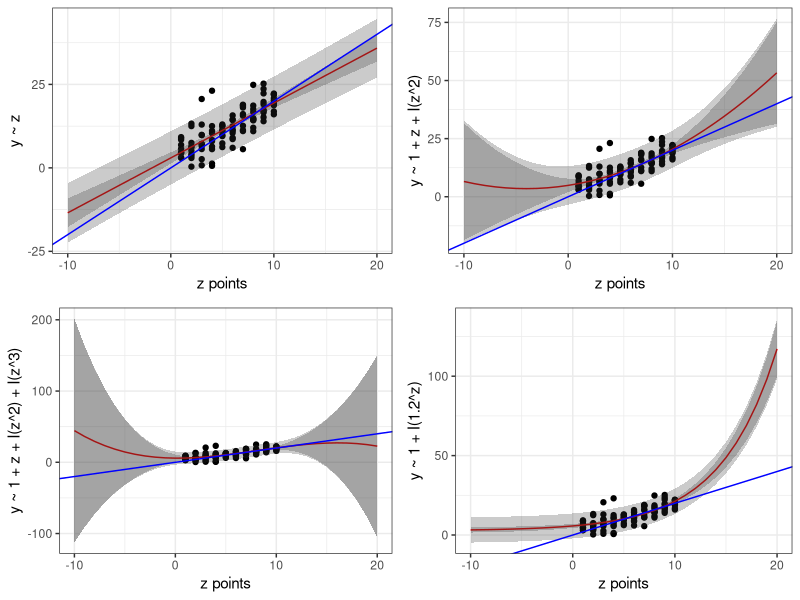

Source code (R):
z <- rep(1:10, times = 10)
data <- data.frame(z = z, y = 2 * z + rnorm(length(z), sd = 4))

### first way of plotting
# plot(data$z, data$y)

### second way of plotting
# install.packages("ggplot2")
# install.packages("gridExtra")
library(gridExtra)
library(ggplot2)
theme_set(theme_bw())

# Now we can plot:
# ggplot(data) + geom_point(aes(z, y))


### modelling
newdata <- data.frame(z = -10:20)
formula <- y ~ z

plot_model <- function(formula, train_data, show_data, x_label = "z points", y_label = "y ~ x", xname = "z"){
  mod <- lm(formula, train_data)
  print(paste0(y_label, " r2 value: ", summary(mod)$r.squared))
  show_data_pred <- cbind(show_data, predict(mod, show_data, interval="prediction"))
  show_data_conf <- cbind(show_data, predict(mod, show_data, interval="confidence"))
  ggplot(train_data) +
    geom_point(aes_string(xname, "y")) +
    geom_line(aes_string(xname, "fit"), data = show_data_pred, colour = "red") +
    geom_ribbon(data = show_data_pred, aes_string(x = xname, ymin = "lwr", ymax = "upr"), alpha = 0.25) +
    geom_ribbon(data = show_data_conf, aes_string(x = xname, ymin = "lwr", ymax = "upr"), alpha = 0.25) +
    xlab(x_label) +
    ylab(y_label)
}

# plot_model(formula, data, newdata) +
#   geom_abline(intercept = 0, slope = 2, colour = "blue")
# 
# quadratic_formula <- y ~ 1 + z + I(z**2)
# plot_model(quadratic_formula, data, newdata) +
#   geom_abline(intercept = 0, slope = 2, colour = "blue")

polynomial_formulas <- list(y ~ z, y ~ 1 + z + I(z^2), y ~ 1 + z + I(z^2) + I(z^3), y ~ 1 + I(1.2^z))
y_labels <- list("y ~ z", "y ~ 1 + z + I(z^2)", "y ~ 1 + z + I(z^2) + I(z^3)", "y ~ 1 + I(1.2^z)")
plots <- list()
for (k in seq_along(polynomial_formulas)) {
  plots[[k]] <- plot_model(polynomial_formulas[[k]], data, newdata, y_label=y_labels[[k]]) +
    geom_abline(intercept = 0, slope = 2, colour = "blue")
}
grid.arrange(grobs = plots, ncol = 2)
